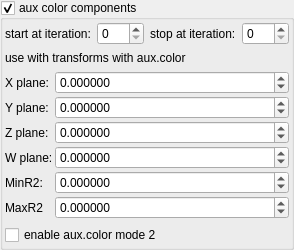
    <widget class="MyGroupBox" name="groupCheck_fold_color_aux_color_enabled_false">
     <property name="title">
      <string>aux color components</string>
     </property>
     <property name="checkable">
      <bool>true</bool>
     </property>
     <layout class="QVBoxLayout" name="verticalLayout_11">
      <property name="leftMargin">
       <number>2</number>
      </property>
      <property name="topMargin">
       <number>2</number>
      </property>
      <property name="rightMargin">
       <number>2</number>
      </property>
      <property name="bottomMargin">
       <number>2</number>
      </property>
      <item>
       <layout class="QHBoxLayout" name="horizontalLayout_21" stretch="0,1,0,1">
        <item>
         <widget class="QLabel" name="label_107">
          <property name="text">
           <string>start at iteration:</string>
          </property>
         </widget>
        </item>
        <item>
         <widget class="MySpinBox" name="spinboxInt_fold_color_start_iterations_A">
          <property name="sizePolicy">
           <sizepolicy hsizetype="Minimum" vsizetype="Maximum">
            <horstretch>0</horstretch>
            <verstretch>0</verstretch>
           </sizepolicy>
          </property>
          <property name="minimum">
           <number>0</number>
          </property>
          <property name="maximum">
           <number>999</number>
          </property>
          <property name="value">
           <number>0</number>
          </property>
         </widget>
        </item>
        <item>
         <widget class="QLabel" name="label_74">
          <property name="text">
           <string>stop at iteration:</string>
          </property>
         </widget>
        </item>
        <item>
         <widget class="MySpinBox" name="spinboxInt_fold_color_stop_iterations_A">
          <property name="sizePolicy">
           <sizepolicy hsizetype="Preferred" vsizetype="Maximum">
            <horstretch>0</horstretch>
            <verstretch>0</verstretch>
           </sizepolicy>
          </property>
          <property name="maximum">
           <number>999</number>
          </property>
         </widget>
        </item>
       </layout>
      </item>
      <item>
       <widget class="QLabel" name="label">
        <property name="text">
         <string>use with transforms with aux.color</string>
        </property>
        <property name="wordWrap">
         <bool>true</bool>
        </property>
       </widget>
      </item>
      <item>
       <layout class="QGridLayout" name="gridLayout_16" columnstretch="0,1">
        <property name="spacing">
         <number>2</number>
        </property>
        <item row="3" column="0">
         <widget class="QLabel" name="label_44">
          <property name="text">
           <string>W plane:</string>
          </property>
         </widget>
        </item>
        <item row="2" column="0">
         <widget class="QLabel" name="label_39">
          <property name="text">
           <string>Z plane:</string>
          </property>
         </widget>
        </item>
        <item row="1" column="1">
         <widget class="MyDoubleSpinBox" name="spinbox4_mandelbox_color_4D_y">
          <property name="sizePolicy">
           <sizepolicy hsizetype="Minimum" vsizetype="Maximum">
            <horstretch>0</horstretch>
            <verstretch>0</verstretch>
           </sizepolicy>
          </property>
          <property name="prefix">
           <string/>
          </property>
          <property name="suffix">
           <string/>
          </property>
          <property name="decimals">
           <number>6</number>
          </property>
          <property name="minimum">
           <double>-100.000000000000000</double>
          </property>
          <property name="maximum">
           <double>100.000000000000000</double>
          </property>
          <property name="singleStep">
           <double>0.100000000000000</double>
          </property>
         </widget>
        </item>
        <item row="0" column="1">
         <widget class="MyDoubleSpinBox" name="spinbox4_mandelbox_color_4D_x">
          <property name="sizePolicy">
           <sizepolicy hsizetype="Minimum" vsizetype="Maximum">
            <horstretch>0</horstretch>
            <verstretch>0</verstretch>
           </sizepolicy>
          </property>
          <property name="prefix">
           <string/>
          </property>
          <property name="suffix">
           <string/>
          </property>
          <property name="decimals">
           <number>6</number>
          </property>
          <property name="minimum">
           <double>-100.000000000000000</double>
          </property>
          <property name="maximum">
           <double>100.000000000000000</double>
          </property>
          <property name="singleStep">
           <double>0.100000000000000</double>
          </property>
         </widget>
        </item>
        <item row="2" column="1">
         <widget class="MyDoubleSpinBox" name="spinbox4_mandelbox_color_4D_z">
          <property name="sizePolicy">
           <sizepolicy hsizetype="Minimum" vsizetype="Maximum">
            <horstretch>0</horstretch>
            <verstretch>0</verstretch>
           </sizepolicy>
          </property>
          <property name="prefix">
           <string/>
          </property>
          <property name="suffix">
           <string/>
          </property>
          <property name="decimals">
           <number>6</number>
          </property>
          <property name="minimum">
           <double>-100.000000000000000</double>
          </property>
          <property name="maximum">
           <double>100.000000000000000</double>
          </property>
          <property name="singleStep">
           <double>0.100000000000000</double>
          </property>
         </widget>
        </item>
        <item row="1" column="0">
         <widget class="QLabel" name="label_41">
          <property name="text">
           <string>Y plane:</string>
          </property>
         </widget>
        </item>
        <item row="5" column="0">
         <widget class="QLabel" name="label_42">
          <property name="text">
           <string>MaxR2</string>
          </property>
         </widget>
        </item>
        <item row="4" column="0">
         <widget class="QLabel" name="label_43">
          <property name="text">
           <string>MinR2:</string>
          </property>
         </widget>
        </item>
        <item row="5" column="1">
         <widget class="MyDoubleSpinBox" name="spinbox_mandelbox_color_Sp2">
          <property name="sizePolicy">
           <sizepolicy hsizetype="Minimum" vsizetype="Maximum">
            <horstretch>0</horstretch>
            <verstretch>0</verstretch>
           </sizepolicy>
          </property>
          <property name="prefix">
           <string/>
          </property>
          <property name="suffix">
           <string/>
          </property>
          <property name="decimals">
           <number>6</number>
          </property>
          <property name="minimum">
           <double>-100.000000000000000</double>
          </property>
          <property name="maximum">
           <double>100.000000000000000</double>
          </property>
          <property name="singleStep">
           <double>0.100000000000000</double>
          </property>
         </widget>
        </item>
        <item row="4" column="1">
         <widget class="MyDoubleSpinBox" name="spinbox_mandelbox_color_Sp1">
          <property name="sizePolicy">
           <sizepolicy hsizetype="Minimum" vsizetype="Maximum">
            <horstretch>0</horstretch>
            <verstretch>0</verstretch>
           </sizepolicy>
          </property>
          <property name="prefix">
           <string/>
          </property>
          <property name="suffix">
           <string/>
          </property>
          <property name="decimals">
           <number>6</number>
          </property>
          <property name="minimum">
           <double>-100.000000000000000</double>
          </property>
          <property name="maximum">
           <double>100.000000000000000</double>
          </property>
          <property name="singleStep">
           <double>0.100000000000000</double>
          </property>
         </widget>
        </item>
        <item row="3" column="1">
         <widget class="MyDoubleSpinBox" name="spinbox4_mandelbox_color_4D_w">
          <property name="sizePolicy">
           <sizepolicy hsizetype="Minimum" vsizetype="Maximum">
            <horstretch>0</horstretch>
            <verstretch>0</verstretch>
           </sizepolicy>
          </property>
          <property name="prefix">
           <string/>
          </property>
          <property name="suffix">
           <string/>
          </property>
          <property name="decimals">
           <number>6</number>
          </property>
          <property name="minimum">
           <double>-100.000000000000000</double>
          </property>
          <property name="maximum">
           <double>100.000000000000000</double>
          </property>
          <property name="singleStep">
           <double>0.100000000000000</double>
          </property>
         </widget>
        </item>
        <item row="0" column="0">
         <widget class="QLabel" name="label_31">
          <property name="text">
           <string>X plane:</string>
          </property>
         </widget>
        </item>
       </layout>
      </item>
      <item>
       <widget class="MyCheckBox" name="checkBox_transf_function_enabledCx_false">
        <property name="text">
         <string>enable aux.color mode 2</string>
        </property>
       </widget>
      </item>
     </layout>
    </widget>
